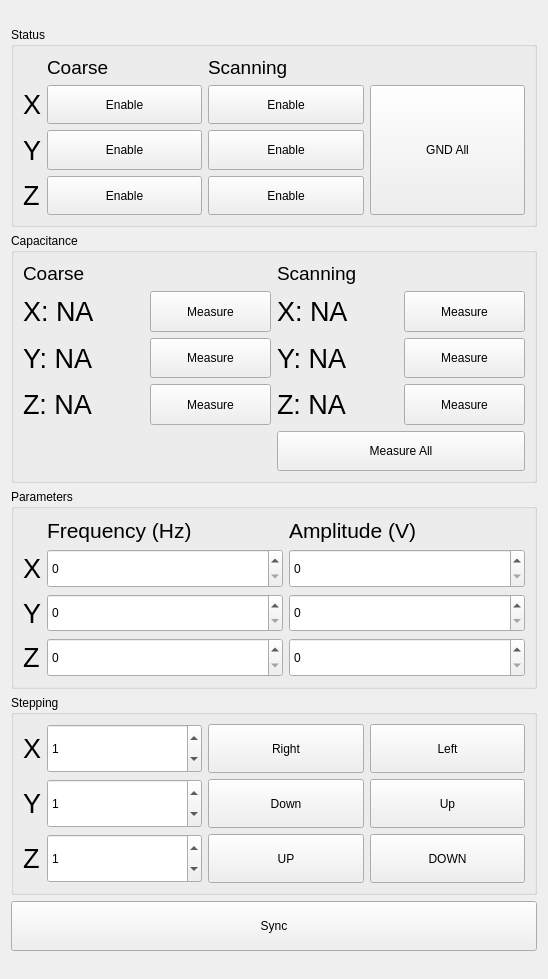
<?xml version="1.0" encoding="UTF-8"?>
<ui version="4.0">
 <class>attocube_UI</class>
 <widget class="QWidget" name="attocube_UI">
  <property name="geometry">
   <rect>
    <x>0</x>
    <y>0</y>
    <width>548</width>
    <height>979</height>
   </rect>
  </property>
  <property name="sizePolicy">
   <sizepolicy hsizetype="Fixed" vsizetype="Fixed">
    <horstretch>0</horstretch>
    <verstretch>0</verstretch>
   </sizepolicy>
  </property>
  <property name="windowTitle">
   <string>Attocube setup</string>
  </property>
  <layout class="QVBoxLayout" name="verticalLayout_2">
   <item>
    <layout class="QVBoxLayout" name="verticalLayout">
     <property name="sizeConstraint">
      <enum>QLayout::SetDefaultConstraint</enum>
     </property>
     <item>
      <widget class="QGroupBox" name="status_groupbox">
       <property name="sizePolicy">
        <sizepolicy hsizetype="Preferred" vsizetype="Fixed">
         <horstretch>0</horstretch>
         <verstretch>0</verstretch>
        </sizepolicy>
       </property>
       <property name="minimumSize">
        <size>
         <width>0</width>
         <height>200</height>
        </size>
       </property>
       <property name="title">
        <string>Status</string>
       </property>
       <layout class="QGridLayout" name="gridLayout_6">
        <item row="0" column="0">
         <layout class="QGridLayout" name="status_layout">
          <item row="3" column="1">
           <widget class="QPushButton" name="Z_coarse_status_button">
            <property name="sizePolicy">
             <sizepolicy hsizetype="Minimum" vsizetype="Minimum">
              <horstretch>0</horstretch>
              <verstretch>0</verstretch>
             </sizepolicy>
            </property>
            <property name="text">
             <string>Enable</string>
            </property>
           </widget>
          </item>
          <item row="1" column="1">
           <widget class="QPushButton" name="X_coarse_status_button">
            <property name="sizePolicy">
             <sizepolicy hsizetype="Minimum" vsizetype="Minimum">
              <horstretch>0</horstretch>
              <verstretch>0</verstretch>
             </sizepolicy>
            </property>
            <property name="text">
             <string>Enable</string>
            </property>
           </widget>
          </item>
          <item row="3" column="2">
           <widget class="QPushButton" name="Z_scan_status_button">
            <property name="sizePolicy">
             <sizepolicy hsizetype="Minimum" vsizetype="Minimum">
              <horstretch>0</horstretch>
              <verstretch>0</verstretch>
             </sizepolicy>
            </property>
            <property name="text">
             <string>Enable</string>
            </property>
           </widget>
          </item>
          <item row="1" column="2">
           <widget class="QPushButton" name="X_scan_status_button">
            <property name="sizePolicy">
             <sizepolicy hsizetype="Minimum" vsizetype="Minimum">
              <horstretch>0</horstretch>
              <verstretch>0</verstretch>
             </sizepolicy>
            </property>
            <property name="text">
             <string>Enable</string>
            </property>
           </widget>
          </item>
          <item row="2" column="0">
           <widget class="QLabel" name="Y_status_label">
            <property name="sizePolicy">
             <sizepolicy hsizetype="Maximum" vsizetype="Minimum">
              <horstretch>0</horstretch>
              <verstretch>0</verstretch>
             </sizepolicy>
            </property>
            <property name="font">
             <font>
              <pointsize>20</pointsize>
             </font>
            </property>
            <property name="text">
             <string>Y</string>
            </property>
           </widget>
          </item>
          <item row="2" column="1">
           <widget class="QPushButton" name="Y_coarse_status_button">
            <property name="sizePolicy">
             <sizepolicy hsizetype="Minimum" vsizetype="Minimum">
              <horstretch>0</horstretch>
              <verstretch>0</verstretch>
             </sizepolicy>
            </property>
            <property name="text">
             <string>Enable</string>
            </property>
           </widget>
          </item>
          <item row="1" column="0">
           <widget class="QLabel" name="X_status_label">
            <property name="sizePolicy">
             <sizepolicy hsizetype="Maximum" vsizetype="Minimum">
              <horstretch>0</horstretch>
              <verstretch>0</verstretch>
             </sizepolicy>
            </property>
            <property name="font">
             <font>
              <pointsize>20</pointsize>
             </font>
            </property>
            <property name="text">
             <string>X</string>
            </property>
           </widget>
          </item>
          <item row="3" column="0">
           <widget class="QLabel" name="Z_status_label">
            <property name="sizePolicy">
             <sizepolicy hsizetype="Maximum" vsizetype="Minimum">
              <horstretch>0</horstretch>
              <verstretch>0</verstretch>
             </sizepolicy>
            </property>
            <property name="font">
             <font>
              <pointsize>20</pointsize>
             </font>
            </property>
            <property name="text">
             <string>Z</string>
            </property>
           </widget>
          </item>
          <item row="0" column="2">
           <widget class="QLabel" name="scan_status_label">
            <property name="sizePolicy">
             <sizepolicy hsizetype="Preferred" vsizetype="Fixed">
              <horstretch>0</horstretch>
              <verstretch>0</verstretch>
             </sizepolicy>
            </property>
            <property name="font">
             <font>
              <pointsize>14</pointsize>
             </font>
            </property>
            <property name="text">
             <string>Scanning</string>
            </property>
           </widget>
          </item>
          <item row="2" column="2">
           <widget class="QPushButton" name="Y_scan_status_button">
            <property name="sizePolicy">
             <sizepolicy hsizetype="Minimum" vsizetype="Minimum">
              <horstretch>0</horstretch>
              <verstretch>0</verstretch>
             </sizepolicy>
            </property>
            <property name="text">
             <string>Enable</string>
            </property>
           </widget>
          </item>
          <item row="0" column="1">
           <widget class="QLabel" name="coarse_status_label">
            <property name="sizePolicy">
             <sizepolicy hsizetype="Preferred" vsizetype="Minimum">
              <horstretch>0</horstretch>
              <verstretch>0</verstretch>
             </sizepolicy>
            </property>
            <property name="font">
             <font>
              <pointsize>14</pointsize>
             </font>
            </property>
            <property name="text">
             <string>Coarse</string>
            </property>
           </widget>
          </item>
          <item row="1" column="3" rowspan="3">
           <widget class="QPushButton" name="gnd_all_button">
            <property name="sizePolicy">
             <sizepolicy hsizetype="Minimum" vsizetype="Minimum">
              <horstretch>0</horstretch>
              <verstretch>0</verstretch>
             </sizepolicy>
            </property>
            <property name="text">
             <string>GND All</string>
            </property>
           </widget>
          </item>
         </layout>
        </item>
       </layout>
      </widget>
     </item>
     <item>
      <widget class="QGroupBox" name="cap_groupbox">
       <property name="sizePolicy">
        <sizepolicy hsizetype="Preferred" vsizetype="Fixed">
         <horstretch>0</horstretch>
         <verstretch>0</verstretch>
        </sizepolicy>
       </property>
       <property name="minimumSize">
        <size>
         <width>0</width>
         <height>250</height>
        </size>
       </property>
       <property name="title">
        <string>Capacitance</string>
       </property>
       <layout class="QGridLayout" name="gridLayout_3">
        <item row="0" column="0">
         <layout class="QGridLayout" name="cap_layout">
          <item row="2" column="1">
           <widget class="QPushButton" name="Y_coarse_cap_button">
            <property name="sizePolicy">
             <sizepolicy hsizetype="Preferred" vsizetype="Minimum">
              <horstretch>0</horstretch>
              <verstretch>0</verstretch>
             </sizepolicy>
            </property>
            <property name="text">
             <string>Measure</string>
            </property>
           </widget>
          </item>
          <item row="1" column="2">
           <widget class="QLabel" name="X_scan_cap_label">
            <property name="sizePolicy">
             <sizepolicy hsizetype="Preferred" vsizetype="Minimum">
              <horstretch>0</horstretch>
              <verstretch>0</verstretch>
             </sizepolicy>
            </property>
            <property name="font">
             <font>
              <pointsize>20</pointsize>
             </font>
            </property>
            <property name="text">
             <string>X: NA</string>
            </property>
           </widget>
          </item>
          <item row="2" column="0">
           <widget class="QLabel" name="Y_coarse_cap_label">
            <property name="sizePolicy">
             <sizepolicy hsizetype="Preferred" vsizetype="Minimum">
              <horstretch>0</horstretch>
              <verstretch>0</verstretch>
             </sizepolicy>
            </property>
            <property name="font">
             <font>
              <pointsize>20</pointsize>
             </font>
            </property>
            <property name="text">
             <string>Y: NA</string>
            </property>
           </widget>
          </item>
          <item row="2" column="3">
           <widget class="QPushButton" name="Y_scan_cap_button">
            <property name="sizePolicy">
             <sizepolicy hsizetype="Minimum" vsizetype="Minimum">
              <horstretch>0</horstretch>
              <verstretch>0</verstretch>
             </sizepolicy>
            </property>
            <property name="text">
             <string>Measure</string>
            </property>
           </widget>
          </item>
          <item row="0" column="2" colspan="2">
           <widget class="QLabel" name="scanning_cap_label">
            <property name="sizePolicy">
             <sizepolicy hsizetype="Preferred" vsizetype="Minimum">
              <horstretch>0</horstretch>
              <verstretch>0</verstretch>
             </sizepolicy>
            </property>
            <property name="font">
             <font>
              <pointsize>14</pointsize>
             </font>
            </property>
            <property name="text">
             <string>Scanning</string>
            </property>
           </widget>
          </item>
          <item row="3" column="0">
           <widget class="QLabel" name="Z_coarse_cap_label">
            <property name="sizePolicy">
             <sizepolicy hsizetype="Preferred" vsizetype="Minimum">
              <horstretch>0</horstretch>
              <verstretch>0</verstretch>
             </sizepolicy>
            </property>
            <property name="font">
             <font>
              <pointsize>20</pointsize>
             </font>
            </property>
            <property name="text">
             <string>Z: NA</string>
            </property>
           </widget>
          </item>
          <item row="2" column="2">
           <widget class="QLabel" name="Y_scan_cap_label">
            <property name="sizePolicy">
             <sizepolicy hsizetype="Preferred" vsizetype="Minimum">
              <horstretch>0</horstretch>
              <verstretch>0</verstretch>
             </sizepolicy>
            </property>
            <property name="font">
             <font>
              <pointsize>20</pointsize>
             </font>
            </property>
            <property name="text">
             <string>Y: NA</string>
            </property>
           </widget>
          </item>
          <item row="1" column="1">
           <widget class="QPushButton" name="X_coarse_cap_button">
            <property name="sizePolicy">
             <sizepolicy hsizetype="Preferred" vsizetype="Minimum">
              <horstretch>0</horstretch>
              <verstretch>0</verstretch>
             </sizepolicy>
            </property>
            <property name="text">
             <string>Measure</string>
            </property>
           </widget>
          </item>
          <item row="3" column="2">
           <widget class="QLabel" name="Z_scan_cap_label">
            <property name="sizePolicy">
             <sizepolicy hsizetype="Preferred" vsizetype="Minimum">
              <horstretch>0</horstretch>
              <verstretch>0</verstretch>
             </sizepolicy>
            </property>
            <property name="font">
             <font>
              <pointsize>20</pointsize>
             </font>
            </property>
            <property name="text">
             <string>Z: NA</string>
            </property>
           </widget>
          </item>
          <item row="1" column="0">
           <widget class="QLabel" name="X_coarse_cap_label">
            <property name="sizePolicy">
             <sizepolicy hsizetype="Preferred" vsizetype="Minimum">
              <horstretch>0</horstretch>
              <verstretch>0</verstretch>
             </sizepolicy>
            </property>
            <property name="font">
             <font>
              <pointsize>20</pointsize>
             </font>
            </property>
            <property name="text">
             <string>X: NA</string>
            </property>
           </widget>
          </item>
          <item row="0" column="0" colspan="2">
           <widget class="QLabel" name="coarse_cap_label">
            <property name="sizePolicy">
             <sizepolicy hsizetype="Preferred" vsizetype="Fixed">
              <horstretch>0</horstretch>
              <verstretch>0</verstretch>
             </sizepolicy>
            </property>
            <property name="font">
             <font>
              <pointsize>14</pointsize>
             </font>
            </property>
            <property name="text">
             <string>Coarse</string>
            </property>
           </widget>
          </item>
          <item row="3" column="3">
           <widget class="QPushButton" name="Z_scan_cap_button">
            <property name="sizePolicy">
             <sizepolicy hsizetype="Minimum" vsizetype="Minimum">
              <horstretch>0</horstretch>
              <verstretch>0</verstretch>
             </sizepolicy>
            </property>
            <property name="text">
             <string>Measure</string>
            </property>
           </widget>
          </item>
          <item row="3" column="1">
           <widget class="QPushButton" name="Z_coarse_cap_button">
            <property name="sizePolicy">
             <sizepolicy hsizetype="Preferred" vsizetype="Minimum">
              <horstretch>0</horstretch>
              <verstretch>0</verstretch>
             </sizepolicy>
            </property>
            <property name="text">
             <string>Measure</string>
            </property>
           </widget>
          </item>
          <item row="1" column="3">
           <widget class="QPushButton" name="X_scan_cap_button">
            <property name="sizePolicy">
             <sizepolicy hsizetype="Minimum" vsizetype="Minimum">
              <horstretch>0</horstretch>
              <verstretch>0</verstretch>
             </sizepolicy>
            </property>
            <property name="text">
             <string>Measure</string>
            </property>
           </widget>
          </item>
          <item row="4" column="2" colspan="2">
           <widget class="QPushButton" name="all_cap_button">
            <property name="sizePolicy">
             <sizepolicy hsizetype="Preferred" vsizetype="Minimum">
              <horstretch>0</horstretch>
              <verstretch>0</verstretch>
             </sizepolicy>
            </property>
            <property name="text">
             <string>Measure All</string>
            </property>
           </widget>
          </item>
         </layout>
        </item>
       </layout>
      </widget>
     </item>
     <item>
      <widget class="QGroupBox" name="para_groupbox">
       <property name="sizePolicy">
        <sizepolicy hsizetype="Preferred" vsizetype="Fixed">
         <horstretch>0</horstretch>
         <verstretch>0</verstretch>
        </sizepolicy>
       </property>
       <property name="minimumSize">
        <size>
         <width>0</width>
         <height>200</height>
        </size>
       </property>
       <property name="title">
        <string>Parameters</string>
       </property>
       <layout class="QGridLayout" name="gridLayout_2">
        <item row="0" column="0">
         <layout class="QGridLayout" name="gridLayout">
          <item row="2" column="0">
           <widget class="QLabel" name="label_2">
            <property name="font">
             <font>
              <pointsize>20</pointsize>
             </font>
            </property>
            <property name="text">
             <string>Y</string>
            </property>
           </widget>
          </item>
          <item row="3" column="0">
           <widget class="QLabel" name="label_3">
            <property name="font">
             <font>
              <pointsize>20</pointsize>
             </font>
            </property>
            <property name="text">
             <string>Z</string>
            </property>
           </widget>
          </item>
          <item row="1" column="0">
           <widget class="QLabel" name="label">
            <property name="sizePolicy">
             <sizepolicy hsizetype="Maximum" vsizetype="Preferred">
              <horstretch>0</horstretch>
              <verstretch>0</verstretch>
             </sizepolicy>
            </property>
            <property name="font">
             <font>
              <pointsize>20</pointsize>
             </font>
            </property>
            <property name="text">
             <string>X</string>
            </property>
           </widget>
          </item>
          <item row="3" column="2">
           <widget class="QSpinBox" name="Z_amplitude_spinbox">
            <property name="sizePolicy">
             <sizepolicy hsizetype="Minimum" vsizetype="Minimum">
              <horstretch>0</horstretch>
              <verstretch>0</verstretch>
             </sizepolicy>
            </property>
            <property name="maximum">
             <number>150</number>
            </property>
           </widget>
          </item>
          <item row="1" column="2">
           <widget class="QSpinBox" name="X_amplitude_spinbox">
            <property name="sizePolicy">
             <sizepolicy hsizetype="Minimum" vsizetype="Minimum">
              <horstretch>0</horstretch>
              <verstretch>0</verstretch>
             </sizepolicy>
            </property>
            <property name="maximum">
             <number>150</number>
            </property>
           </widget>
          </item>
          <item row="2" column="1">
           <widget class="QSpinBox" name="Y_frequency_spinbox">
            <property name="sizePolicy">
             <sizepolicy hsizetype="Minimum" vsizetype="Minimum">
              <horstretch>0</horstretch>
              <verstretch>0</verstretch>
             </sizepolicy>
            </property>
            <property name="maximum">
             <number>1500</number>
            </property>
           </widget>
          </item>
          <item row="3" column="1">
           <widget class="QSpinBox" name="Z_frequency_spinbox">
            <property name="sizePolicy">
             <sizepolicy hsizetype="Minimum" vsizetype="Minimum">
              <horstretch>0</horstretch>
              <verstretch>0</verstretch>
             </sizepolicy>
            </property>
            <property name="maximum">
             <number>1500</number>
            </property>
           </widget>
          </item>
          <item row="1" column="1">
           <widget class="QSpinBox" name="X_frequency_spinbox">
            <property name="sizePolicy">
             <sizepolicy hsizetype="Minimum" vsizetype="Minimum">
              <horstretch>0</horstretch>
              <verstretch>0</verstretch>
             </sizepolicy>
            </property>
            <property name="maximum">
             <number>1500</number>
            </property>
           </widget>
          </item>
          <item row="2" column="2">
           <widget class="QSpinBox" name="Y_amplitude_spinbox">
            <property name="sizePolicy">
             <sizepolicy hsizetype="Minimum" vsizetype="Minimum">
              <horstretch>0</horstretch>
              <verstretch>0</verstretch>
             </sizepolicy>
            </property>
            <property name="maximum">
             <number>150</number>
            </property>
           </widget>
          </item>
          <item row="0" column="1">
           <widget class="QLabel" name="label_4">
            <property name="font">
             <font>
              <pointsize>16</pointsize>
             </font>
            </property>
            <property name="text">
             <string>Frequency (Hz)</string>
            </property>
           </widget>
          </item>
          <item row="0" column="2">
           <widget class="QLabel" name="label_5">
            <property name="sizePolicy">
             <sizepolicy hsizetype="Preferred" vsizetype="Fixed">
              <horstretch>0</horstretch>
              <verstretch>0</verstretch>
             </sizepolicy>
            </property>
            <property name="font">
             <font>
              <pointsize>16</pointsize>
             </font>
            </property>
            <property name="text">
             <string>Amplitude (V)</string>
            </property>
           </widget>
          </item>
         </layout>
        </item>
       </layout>
      </widget>
     </item>
     <item>
      <widget class="QGroupBox" name="stepping_groupbox">
       <property name="sizePolicy">
        <sizepolicy hsizetype="Preferred" vsizetype="Fixed">
         <horstretch>0</horstretch>
         <verstretch>0</verstretch>
        </sizepolicy>
       </property>
       <property name="minimumSize">
        <size>
         <width>0</width>
         <height>200</height>
        </size>
       </property>
       <property name="title">
        <string>Stepping</string>
       </property>
       <layout class="QGridLayout" name="gridLayout_4">
        <item row="0" column="0">
         <layout class="QGridLayout" name="stepping_layout">
          <property name="sizeConstraint">
           <enum>QLayout::SetDefaultConstraint</enum>
          </property>
          <item row="2" column="0">
           <widget class="QLabel" name="Z_stp_label">
            <property name="font">
             <font>
              <pointsize>20</pointsize>
             </font>
            </property>
            <property name="text">
             <string>Z</string>
            </property>
           </widget>
          </item>
          <item row="0" column="1">
           <widget class="QSpinBox" name="X_stp_spinbox">
            <property name="sizePolicy">
             <sizepolicy hsizetype="Minimum" vsizetype="Minimum">
              <horstretch>0</horstretch>
              <verstretch>0</verstretch>
             </sizepolicy>
            </property>
            <property name="maximum">
             <number>10000</number>
            </property>
            <property name="value">
             <number>1</number>
            </property>
           </widget>
          </item>
          <item row="1" column="2">
           <widget class="QPushButton" name="Y_up_button">
            <property name="sizePolicy">
             <sizepolicy hsizetype="Minimum" vsizetype="Minimum">
              <horstretch>0</horstretch>
              <verstretch>0</verstretch>
             </sizepolicy>
            </property>
            <property name="text">
             <string>Down</string>
            </property>
           </widget>
          </item>
          <item row="1" column="0">
           <widget class="QLabel" name="Y_stp_label">
            <property name="font">
             <font>
              <pointsize>20</pointsize>
             </font>
            </property>
            <property name="text">
             <string>Y</string>
            </property>
           </widget>
          </item>
          <item row="2" column="1">
           <widget class="QSpinBox" name="Z_stp_spinbox">
            <property name="sizePolicy">
             <sizepolicy hsizetype="Minimum" vsizetype="Minimum">
              <horstretch>0</horstretch>
              <verstretch>0</verstretch>
             </sizepolicy>
            </property>
            <property name="maximum">
             <number>10000</number>
            </property>
            <property name="value">
             <number>1</number>
            </property>
           </widget>
          </item>
          <item row="2" column="2">
           <widget class="QPushButton" name="Z_up_button">
            <property name="sizePolicy">
             <sizepolicy hsizetype="Minimum" vsizetype="Minimum">
              <horstretch>0</horstretch>
              <verstretch>0</verstretch>
             </sizepolicy>
            </property>
            <property name="text">
             <string>UP</string>
            </property>
           </widget>
          </item>
          <item row="2" column="3">
           <widget class="QPushButton" name="Z_down_button">
            <property name="sizePolicy">
             <sizepolicy hsizetype="Minimum" vsizetype="Minimum">
              <horstretch>0</horstretch>
              <verstretch>0</verstretch>
             </sizepolicy>
            </property>
            <property name="text">
             <string>DOWN</string>
            </property>
           </widget>
          </item>
          <item row="0" column="3">
           <widget class="QPushButton" name="X_down_button">
            <property name="sizePolicy">
             <sizepolicy hsizetype="Minimum" vsizetype="Minimum">
              <horstretch>0</horstretch>
              <verstretch>0</verstretch>
             </sizepolicy>
            </property>
            <property name="text">
             <string>Left</string>
            </property>
           </widget>
          </item>
          <item row="1" column="1">
           <widget class="QSpinBox" name="Y_stp_spinbox">
            <property name="sizePolicy">
             <sizepolicy hsizetype="Minimum" vsizetype="Minimum">
              <horstretch>0</horstretch>
              <verstretch>0</verstretch>
             </sizepolicy>
            </property>
            <property name="maximum">
             <number>10000</number>
            </property>
            <property name="value">
             <number>1</number>
            </property>
           </widget>
          </item>
          <item row="0" column="2">
           <widget class="QPushButton" name="X_up_button">
            <property name="sizePolicy">
             <sizepolicy hsizetype="Minimum" vsizetype="Minimum">
              <horstretch>0</horstretch>
              <verstretch>0</verstretch>
             </sizepolicy>
            </property>
            <property name="text">
             <string>Right</string>
            </property>
           </widget>
          </item>
          <item row="0" column="0">
           <widget class="QLabel" name="X_stp_label">
            <property name="sizePolicy">
             <sizepolicy hsizetype="Maximum" vsizetype="Preferred">
              <horstretch>0</horstretch>
              <verstretch>0</verstretch>
             </sizepolicy>
            </property>
            <property name="font">
             <font>
              <pointsize>20</pointsize>
             </font>
            </property>
            <property name="text">
             <string>X</string>
            </property>
           </widget>
          </item>
          <item row="1" column="3">
           <widget class="QPushButton" name="Y_down_button">
            <property name="sizePolicy">
             <sizepolicy hsizetype="Minimum" vsizetype="Minimum">
              <horstretch>0</horstretch>
              <verstretch>0</verstretch>
             </sizepolicy>
            </property>
            <property name="text">
             <string>Up</string>
            </property>
           </widget>
          </item>
         </layout>
        </item>
       </layout>
      </widget>
     </item>
     <item>
      <widget class="QPushButton" name="sync_button">
       <property name="minimumSize">
        <size>
         <width>0</width>
         <height>50</height>
        </size>
       </property>
       <property name="text">
        <string>Sync</string>
       </property>
      </widget>
     </item>
    </layout>
   </item>
  </layout>
 </widget>
 <resources/>
 <connections/>
</ui>
